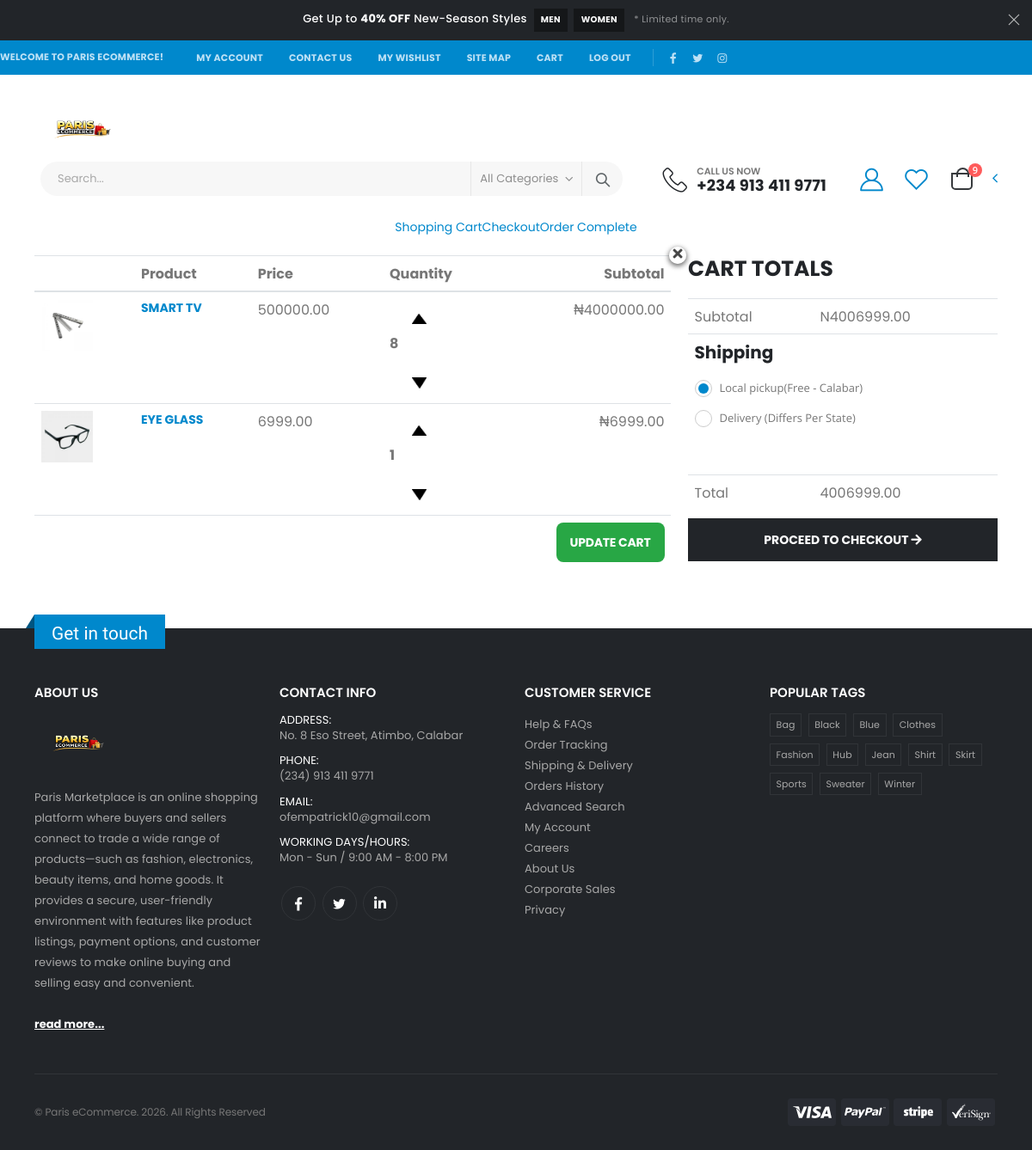
The page /cart/ (signed in) on the database as committed earlier.
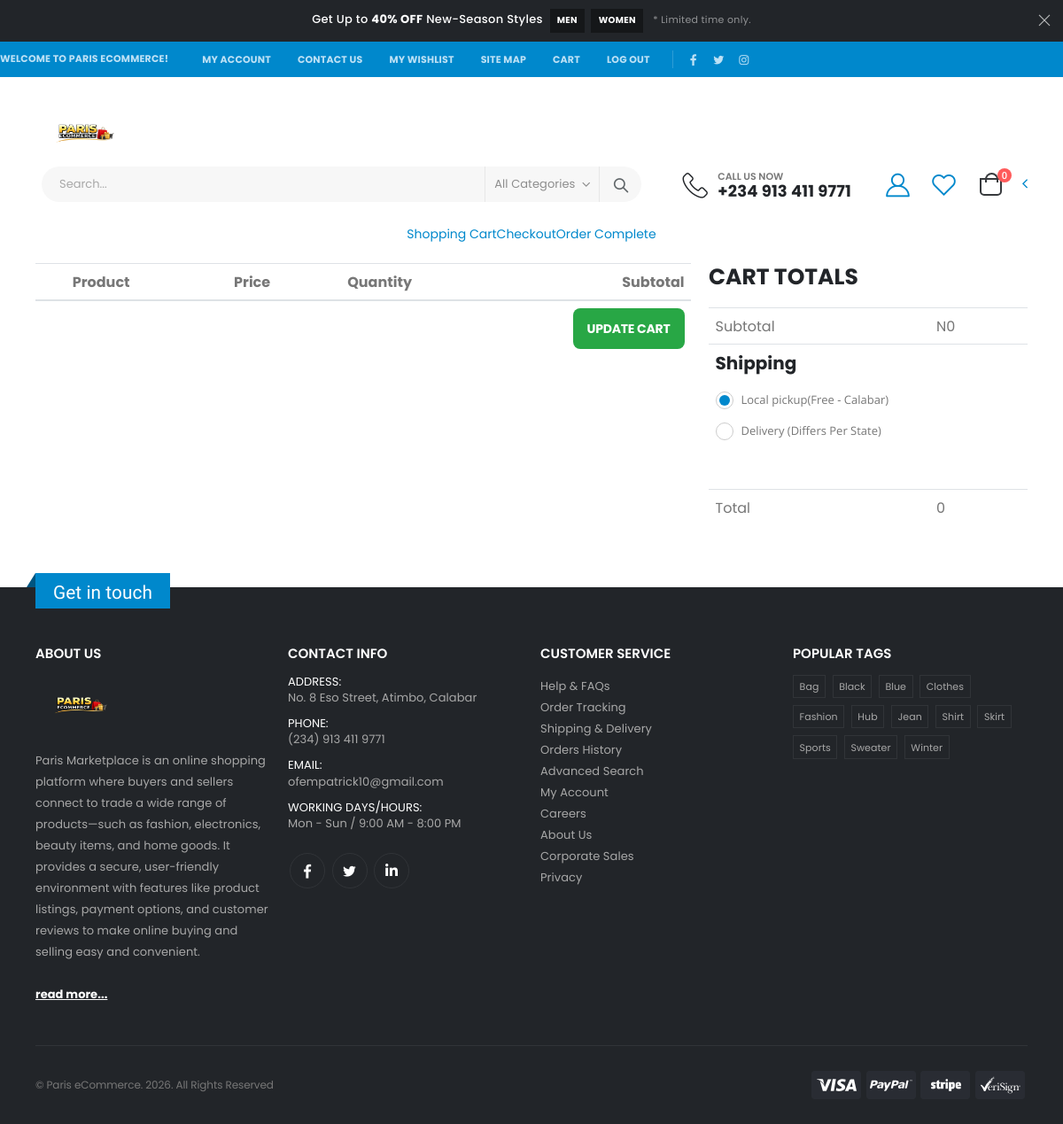
The same page on the database as committed later.
### commerce/models.py (models this page shows, shortened)
class CartItem(models.Model):
    cart = models.ForeignKey(Cart, on_delete=models.CASCADE)
    product = models.ForeignKey(Product, on_delete=models.CASCADE)
    quantity = models.PositiveIntegerField(default=0)
    variation = models.ForeignKey(Variation, on_delete=models.SET_NULL, null=True, blank=True)
    @property
    def get_subtotal(self):
        total = self.product.price * self.quantity
        return total
    def __str__(self):
        return str(self.product)

class Product(models.Model):
    subcategory = models.ForeignKey(SubCategory, on_delete=models.CASCADE, related_name='products')
    name = models.CharField(max_length=255)
    description = models.TextField(blank=True, null=True)
    old_price = models.DecimalField(max_digits=10, decimal_places=2, null=True, blank=True)
    price = models.DecimalField(max_digits=10, decimal_places=2)
    sku = models.CharField(max_length=10, null=True, blank=True)
    stock = models.PositiveIntegerField(default=0)
    dimension = models.CharField(max_length=10, null=True, blank=True)
    weight = models.DecimalField(max_digits=5, decimal_places=2, default=0.0)
    total_sales = models.IntegerField(default=0) #how many times the product has been sold
    average_rating = models.DecimalField(max_digits=3, decimal_places=2, default=0.0)
    is_featured = models.BooleanField(default=False)
    is_latest = models.BooleanField(default=False)
    is_best_seller = models.BooleanField(default=False)
    is_top = models.BooleanField(default=False)
    image = models.ImageField(upload_to='static/images/products')
    discount = models.DecimalField(max_digits=10, decimal_places=2, null=True, blank=True,
                                   validators=[MinValueValidator(1), MaxValueValidator(99)]
                                   )
    date_added = models.DateTimeField(auto_now_add=True)
    @property
    def imageURL(self):
        try:
            url = self.image.url
        except:
            url = ' '
        return url
    class Meta:
        ordering = ['-date_added']
    def __str__(self):
        return self.name

### commerce/views.py (the view, shortened to what this page needs)
# urls.py: path('cart/', views.cart, name='cart'),
def cart(request):
    if request.user.is_authenticated:
        customer = request.user.customer
        cart, created = Cart.objects.get_or_create(customer=customer, complete=False)
        items = cart.cartitem_set.all()
        cartQuantity =  cart.get_total_quantity
        subtotal =  cart.get_cart_totals
    shipppingFee = ShippingFee.objects.all()
    shipping_type = request.GET.get('shipping_type', 'pickup')
    state = request.GET.get('state')  # from user input
    city = request.GET.get('city')
    zipcode = request.GET.get('zipcode')
    shipping_cost = 0
    if shipping_type == 'pickup':
        shipping_cost = 0
    elif shipping_type == 'delivery':
        if state:
            shipping = ShippingFee.objects.filter(state=state).first()
            if shipping:
                shipping_cost = shipping.fee
    if request.user.is_authenticated:
        total = cart.get_cart_totals + shipping_cost
    else:
        total = cartValues['get_cart_totals'] + shipping_cost
    print('total', items)
    return render(request, 'cart.html', {
        'items':items,
        'cart':cart,
        'total':total,
        'shipppingFee':shipppingFee,
        'cartQuantity':cartQuantity,
        'subtotal':subtotal
    })

### commerce/templates/cart.html (shortened to what this page needs)
{%extends 'main.html'%}
{%load static %}
{%block content%}
<main class="main">
	<div class="container">
		<ul class="checkout-progress-bar d-flex justify-content-center flex-wrap">
			<li class="active">
				<a href="{%url 'cart'%}">Shopping Cart</a>
			</li>
			<li>
				<a href="{%url 'checkout'%}">Checkout</a>
			</li>
			<li class="disabled">
				<a href="{%url 'cart'%}">Order Complete</a>
			</li>
		</ul>
		<div class="row">
			<div class="col-lg-8">
				<div class="cart-table-container">
						<table class="table table-cart">
							<thead>
								<tr>
									<th class="thumbnail-col"></th>
									<th class="product-col">Product</th>
									<th class="price-col">Price</th>
									<th class="qty-col">Quantity</th>
									<th class="text-right">Subtotal</th>
								</tr>
							</thead>
							<tbody>
								{%for item in items%}
								<tr class="product-row">
									<td>
										<figure class="product-image-container">
											<a href="" class="product-image">
												<img src="{{item.product.imageURL}}" style="width:60px" alt="product">
											</a>
										</figure>
										<a href="javascript:;" data-item="{{item.id}}" class="btn-remove icon-cancel" title="Remove"></a>
									</td>
									<td class="product-col">
										<h5 class="product-title">
											<a href="">{{item.product.name|upper}}</a>
										</h5>
									</td>
									<td>{{item.product.price}}</td>
									<td>
										<div class="quantity">
											<img data-product="{{item.product.id}}" data-action="add" class="chg add-cart" src="{%static 'assets/images/arrow-up.png'%}">
												<p id="cart-item" data-product="{{item.product.id}}" >{{item.quantity}}</p>
											<img  data-product="{{item.product.id}}" data-action="remove" class="chg add-cart" src="{%static 'assets/images/arrow-down.png'%}">
										</div>
									</td>
									<td data-product="{{item.product.id}}" class="text-right"><span class="subtotal-price">₦{{item.get_subtotal}}</span></td>
								</tr>
								{%endfor%}
							</tbody>
							<tfoot>
								<tr>
									<td colspan="5" class="clearfix">
										<div class="float-right">
											<button type="submit" data-product="{{item.product.id}}" action="add" class="btn btn-shop btn-update-cart add-cart">
												Update Cart
											</button>
										</div>
									</td>
								</tr>
							</tfoot>
						</table>
				</div>
			</div>
			<div class="col-lg-4">
				<div class="cart-summary">
					<h3>CART TOTALS</h3>
					<table class="table table-totals">
						<tbody>
							<tr>
								<td>Subtotal</td>
								<td>N{{subtotal}}</td>
							</tr>
							<tr>
								<td colspan="2" class="text-left">
									<h4>Shipping</h4>
									<form method="GET" action="">
										<div class="form-group form-group-custom-control">
											<div class="custom-control custom-radio">
												<label class="custom-control-label">Local pickup(Free - Calabar)</label>
											</div>
										</div>
										<div class="form-group form-group-custom-control mb-0">
											<div class="custom-control custom-radio mb-0">
												<label class="custom-control-label">Delivery (Differs Per State)</label>
											</div>
										</div>
									</form>
								</td>
							</tr>
						</tbody>
						<tfoot>
							<tr>
								<td>Total</td>
								<td id="total-price">{{total}}</td>
							</tr>
						</tfoot>
					</table>
					{%if cart.cartitem_set.count <= 0%}
					<div> </div>
					{%else%}
					<div class="checkout-methods">
						<a href="{%url 'checkout'%}" class="btn btn-block btn-dark">Proceed to Checkout
							<i class="fa fa-arrow-right"></i></a>
					</div>
					{%endif%}
				</div>
			</div>
		</div>
	</div>
</main>
{%endblock content%}

Rows that differ between the two databases and show on the page:
removed CartItem: product.imageURL (picture), product.name "SMART TV", product.price "500000.00", quantity "8", get_subtotal "4000000.00"
removed CartItem: product.imageURL (picture), product.name "EYE GLASS", product.price "6999.00", quantity "1", get_subtotal "6999.00"
Other text that changed with them:
{{ cartQuantity }}: "9" → "0"
{{ subtotal }}: "4006999.00" → "0"
{{ total }}: "4006999.00" → "0"
text no longer shown: "PROCEED TO CHECKOUT"
